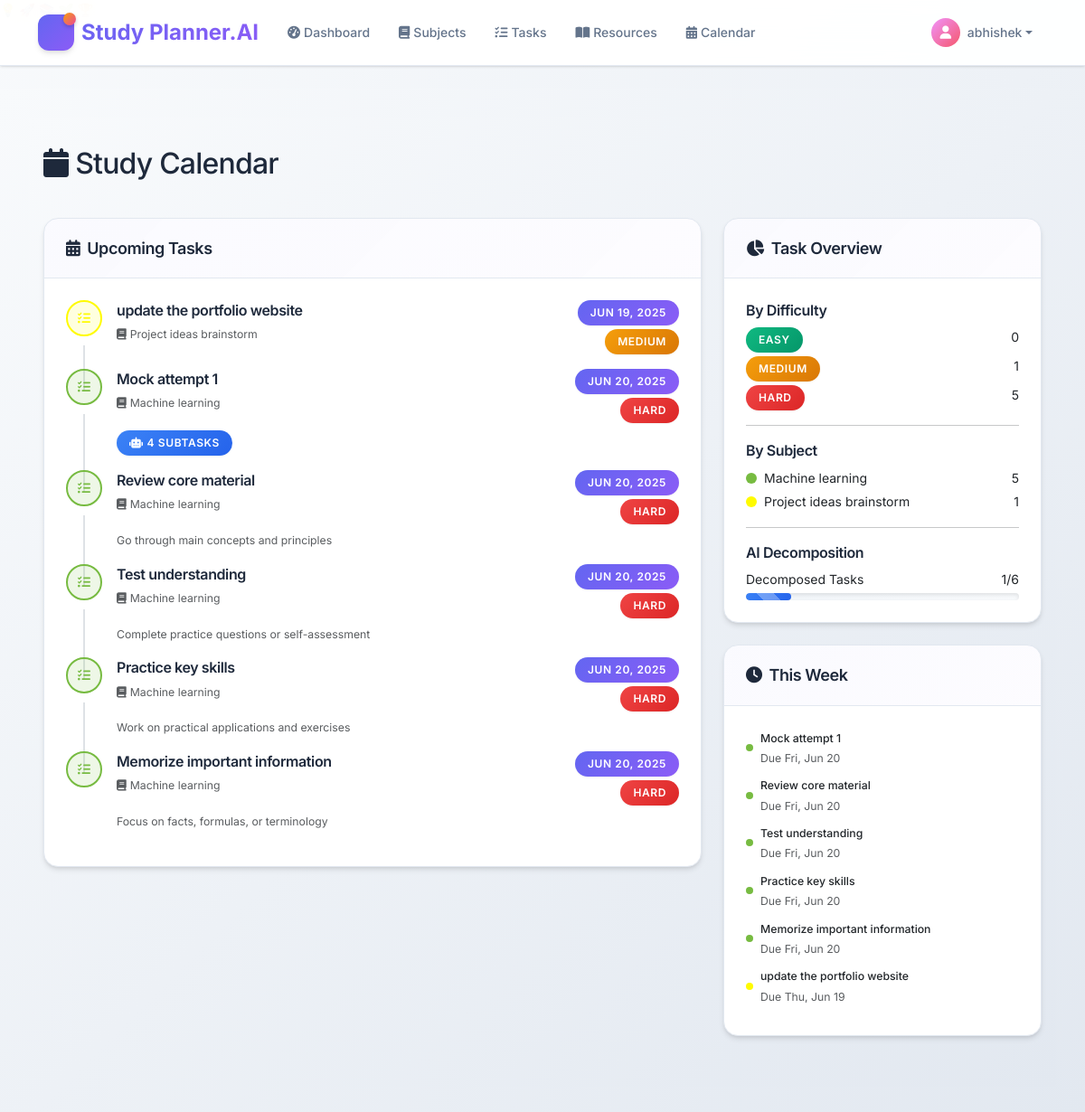
Page /calendar (signed in) on the committed database.
### app.py (models this page shows)
class User(UserMixin, db.Model):
    id = db.Column(db.Integer, primary_key=True)
    username = db.Column(db.String(80), unique=True, nullable=False)
    email = db.Column(db.String(120), unique=True, nullable=False)
    password_hash = db.Column(db.String(255), nullable=False)
    calendar_token = db.Column(db.String(255), unique=True)  # For calendar feed access
    created_at = db.Column(db.DateTime, default=datetime.utcnow)
    subjects = db.relationship('Subject', backref='user', lazy=True, cascade='all, delete-orphan')
    tasks = db.relationship('Task', backref='user', lazy=True, cascade='all, delete-orphan')
    progress_entries = db.relationship('UserProgress', backref='user', lazy=True, cascade='all, delete-orphan')
    motivational_messages = db.relationship('MotivationalMessage', backref='user', lazy=True, cascade='all, delete-orphan')

class Task(db.Model):
    id = db.Column(db.Integer, primary_key=True)
    title = db.Column(db.String(200), nullable=False)
    description = db.Column(db.Text)
    due_date = db.Column(db.DateTime)
    estimated_time = db.Column(db.Integer)  # in minutes
    difficulty = db.Column(db.String(20), default='medium')  # easy, medium, hard
    status = db.Column(db.String(20), default='pending')  # pending, in_progress, completed
    is_decomposed = db.Column(db.Boolean, default=False)  # Whether AI has broken this down
    scheduled_time = db.Column(db.DateTime)  # For adaptive scheduling
    completed_at = db.Column(db.DateTime)    # When the task was completed
    difficulty_rating = db.Column(db.Integer)  # User feedback 1-5
    next_review = db.Column(db.DateTime)     # For spaced repetition
    review_interval = db.Column(db.Integer, default=1)  # Days until next review
    user_id = db.Column(db.Integer, db.ForeignKey('user.id'), nullable=False)
    subject_id = db.Column(db.Integer, db.ForeignKey('subject.id'), nullable=False)
    parent_task_id = db.Column(db.Integer, db.ForeignKey('task.id'), nullable=True)  # For subtasks
    created_at = db.Column(db.DateTime, default=datetime.utcnow)
    subtasks = db.relationship('Task', backref=db.backref('parent_task', remote_side=[id]), lazy=True)

class Subject(db.Model):
    id = db.Column(db.Integer, primary_key=True)
    name = db.Column(db.String(100), nullable=False)
    description = db.Column(db.Text)
    color = db.Column(db.String(7), default='#3498db')  # Hex color code
    user_id = db.Column(db.Integer, db.ForeignKey('user.id'), nullable=False)
    created_at = db.Column(db.DateTime, default=datetime.utcnow)
    tasks = db.relationship('Task', backref='subject', lazy=True, cascade='all, delete-orphan')

### app.py (the view)
@app.route('/calendar')
@login_required
def calendar():
    tasks = Task.query.filter_by(user_id=current_user.id).filter(Task.due_date.isnot(None)).all()
    return render_template('calendar.html', tasks=tasks, now=datetime.utcnow())

### app.py (called while the page is built)
@login_manager.user_loader
def load_user(user_id):
    return User.query.get(int(user_id))

### templates/calendar.html (shortened to what this page needs)
{% extends "base.html" %}
{% block content %}
<div class="row mb-4">
    <div class="col">
        <h1 class="h2 mb-3">
            <i class="fas fa-calendar me-2"></i>Study Calendar
        </h1>
    </div>
</div>
{% if tasks %}
    <div class="row">
        <div class="col-lg-8 mb-4">
            <div class="card">
                <div class="card-header">
                    <h5 class="mb-0">
                        <i class="fas fa-calendar-alt me-2"></i>Upcoming Tasks
                    </h5>
                </div>
                <div class="card-body">
                    <div class="timeline">
                        {% for task in tasks|sort(attribute='due_date') %}
                        <div class="timeline-item mb-3">
                            <div class="d-flex">
                                <div class="flex-shrink-0">
                                    <div class="rounded-circle d-flex align-items-center justify-content-center"
                                         style="width: 40px; height: 40px; background-color: {{ task.subject.color }}20; border: 2px solid {{ task.subject.color }};">
                                        <i class="fas fa-tasks" style="color: {{ task.subject.color }};"></i>
                                    </div>
                                </div>
                                <div class="flex-grow-1 ms-3">
                                    <div class="d-flex justify-content-between align-items-start">
                                        <div>
                                            <h6 class="mb-1">{{ task.title }}</h6>
                                            <small class="text-muted">
                                                <i class="fas fa-book me-1"></i>{{ task.subject.name }}
                                            </small>
                                        </div>
                                        <div class="text-end">
                                            <div class="badge bg-primary mb-1">
                                                {{ task.due_date.strftime('%b %d, %Y') }}
                                            </div>
                                            <br>
                                            <span class="badge bg-{{ 'success' if task.difficulty == 'easy' else 'warning' if task.difficulty == 'medium' else 'danger' }}">
                                                {{ task.difficulty.title() }}
                                            </span>
                                        </div>
                                    </div>
                                    {% if task.description %}
                                        <p class="text-muted mt-2 mb-0 small">{{ task.description[:100] }}{% if task.description|length > 100 %}...{% endif %}</p>
                                    {% endif %}
                                    {% if task.is_decomposed %}
                                        <div class="mt-2">
                                            <span class="badge bg-info">
                                                <i class="fas fa-robot me-1"></i>{{ task.subtasks|length }} Subtasks
                                            </span>
                                        </div>
                                    {% endif %}
                                </div>
                            </div>
                        </div>
                        {% endfor %}
                    </div>
                </div>
            </div>
        </div>
        <div class="col-lg-4 mb-4">
            <div class="card">
                <div class="card-header">
                    <h5 class="mb-0">
                        <i class="fas fa-chart-pie me-2"></i>Task Overview
                    </h5>
                </div>
                <div class="card-body">
                    <div class="mb-3">
                        <h6>By Difficulty</h6>
                        {% set easy_count = tasks|selectattr('difficulty', 'equalto', 'easy')|list|length %}
                        {% set medium_count = tasks|selectattr('difficulty', 'equalto', 'medium')|list|length %}
                        {% set hard_count = tasks|selectattr('difficulty', 'equalto', 'hard')|list|length %}
                        <div class="d-flex justify-content-between mb-1">
                            <span class="badge bg-success">Easy</span>
                            <span>{{ easy_count }}</span>
                        </div>
                        <div class="d-flex justify-content-between mb-1">
                            <span class="badge bg-warning">Medium</span>
                            <span>{{ medium_count }}</span>
                        </div>
                        <div class="d-flex justify-content-between mb-1">
                            <span class="badge bg-danger">Hard</span>
                            <span>{{ hard_count }}</span>
                        </div>
                    </div>
                    <hr>
                    <div class="mb-3">
                        <h6>By Subject</h6>
                        {% set subjects_with_tasks = tasks|map(attribute='subject')|unique|list %}
                        {% for subject in subjects_with_tasks %}
                            {% set subject_tasks = tasks|selectattr('subject', 'equalto', subject)|list %}
                            <div class="d-flex justify-content-between mb-1">
                                <div class="d-flex align-items-center">
                                    <div class="rounded-circle me-2" style="width: 12px; height: 12px; background-color: {{ subject.color }};"></div>
                                    <span>{{ subject.name }}</span>
                                </div>
                                <span>{{ subject_tasks|length }}</span>
                            </div>
                        {% endfor %}
                    </div>
                    <hr>
                    <div>
                        <h6>AI Decomposition</h6>
                        {% set decomposed_count = tasks|selectattr('is_decomposed', 'equalto', true)|list|length %}
                        <div class="d-flex justify-content-between mb-1">
                            <span>Decomposed Tasks</span>
                            <span>{{ decomposed_count }}/{{ tasks|length }}</span>
                        </div>
                        <div class="progress" style="height: 8px;">
                            <div class="progress-bar bg-info" style="width: {{ (decomposed_count / tasks|length * 100) if tasks|length > 0 else 0 }}%"></div>
                        </div>
                    </div>
                </div>
            </div>
            <div class="card mt-4">
                <div class="card-header">
                    <h5 class="mb-0">
                        <i class="fas fa-clock me-2"></i>This Week
                    </h5>
                </div>
                <div class="card-body">
                    {% set this_week_tasks = tasks|selectattr('due_date', 'defined')|selectattr('due_date', 'ne', None)|list %}
                    {% set filtered_tasks = [] %}
                    {% for task in this_week_tasks %}
                        {% if (now - task.due_date).days >= -7 and (now - task.due_date).days <= 0 %}
                            {% set _ = filtered_tasks.append(task) %}
                        {% endif %}
                    {% endfor %}
                    {% if filtered_tasks %}
                        {% for task in filtered_tasks %}
                        <div class="d-flex align-items-center mb-2">
                            <div class="rounded-circle me-2" style="width: 8px; height: 8px; background-color: {{ task.subject.color }};"></div>
                            <div class="flex-grow-1">
                                <small class="fw-medium">{{ task.title }}</small>
                                <br>
                                <small class="text-muted">Due {{ task.due_date.strftime('%a, %b %d') }}</small>
                            </div>
                        </div>
                        {% endfor %}
                    {% else %}
                        <div class="text-center py-3">
                            <i class="fas fa-check-circle fa-2x text-success mb-2"></i>
                            <p class="text-muted mb-0">No tasks due this week!</p>
                        </div>
                    {% endif %}
                </div>
            </div>
        </div>
    </div>
{% endif %}
{% endblock %}

### templates/base.html (shortened to what this page needs)
<!DOCTYPE html>
<html lang="en">
<head>
    <link href="https://cdn.jsdelivr.net/npm/bootstrap@5.3.2/dist/css/bootstrap.min.css" rel="stylesheet">
    <link href="https://cdnjs.cloudflare.com/ajax/libs/font-awesome/6.4.0/css/all.min.css" rel="stylesheet">
    <link rel="stylesheet" href="{{ url_for('static', filename='css/style.css') }}">
</head>
<body>
    <span class="floating-emoji emoji1">💡</span>
    <span class="floating-emoji emoji2">🚀</span>
    <span class="floating-emoji emoji3">📚</span>
    <span class="floating-emoji emoji4">🌱</span>
    <span class="floating-emoji emoji5">🏆</span>
    <nav class="navbar navbar-expand-lg navbar-light fixed-top">
        <div class="container">
            <a class="navbar-brand d-flex align-items-center" href="{{ url_for('index') }}">
                <div class="me-2 logo-container">
                    <div class="logo-main">
                        <i class="fas fa-book-open"></i>
                        <div class="logo-badge">
                            <i class="fas fa-brain"></i>
                        </div>
                    </div>
                </div>
                <span class="fw-bold">Study Planner.AI</span>
            </a>
            <div class="collapse navbar-collapse" id="navbarNav">
                {% if current_user.is_authenticated %}
                    <ul class="navbar-nav me-auto">
                        <li class="nav-item">
                            <a class="nav-link" href="{{ url_for('dashboard') }}">
                                <i class="fas fa-tachometer-alt me-1"></i>Dashboard
                            </a>
                        </li>
                        <li class="nav-item">
                            <a class="nav-link" href="{{ url_for('subjects') }}">
                                <i class="fas fa-book me-1"></i>Subjects
                            </a>
                        </li>
                        <li class="nav-item">
                            <a class="nav-link" href="{{ url_for('tasks') }}">
                                <i class="fas fa-tasks me-1"></i>Tasks
                            </a>
                        </li>
                        <li class="nav-item">
                            <a class="nav-link" href="{{ url_for('study_resources') }}">
                                <i class="fas fa-book-open me-1"></i>Resources
                            </a>
                        </li>
                        <li class="nav-item">
                            <a class="nav-link" href="{{ url_for('calendar') }}">
                                <i class="fas fa-calendar-alt me-1"></i>Calendar
                            </a>
                        </li>
                    </ul>
                    <div class="navbar-nav">
                        <div class="nav-item dropdown">
                            <a class="nav-link dropdown-toggle d-flex align-items-center" href="#" role="button" data-bs-toggle="dropdown">
                                <div class="me-2 d-flex align-items-center justify-content-center" style="width: 32px; height: 32px; background: linear-gradient(135deg, #f093fb, #f5576c); border-radius: 50%; color: white; font-size: 0.9rem;">
                                    <i class="fas fa-user"></i>
                                </div>
                                <span class="fw-medium">{{ current_user.username }}</span>
                            </a>
                        </div>
                    </div>
                {% endif %}
            </div>
        </div>
    </nav>
    <main class="main-content" style="margin-top: 76px;">
        <div class="container-fluid">
            {% block content %}{% endblock %}
        </div>
    </main>
    <div class="toast-container position-fixed bottom-0 end-0 p-3" id="toastContainer"></div>
</body>
</html>

### templates/calendar.html (style rules this page uses)
.timeline-item { position: relative; }
.timeline-item:not(:last-child)::after { content: ''; position: absolute; left: 19px; top: 50px; width: 2px; height: calc(100% - 10px); background-color: #dee2e6; }

### rows in the picture
User: username "abhishek"
Task: title "update the portfolio website", subject.name "Project ideas brainstorm", due_date "JUN 19, 2025", difficulty "MEDIUM", due_date "Thu, Jun 19"
Task: title "Mock attempt 1", subject.name "Machine learning", due_date "JUN 20, 2025", difficulty "HARD", subtasks|length "4", due_date "Fri, Jun 20"
Task: title "Review core material", subject.name "Machine learning", due_date "JUN 20, 2025", difficulty "HARD", description "Go through main concepts and principles", due_date "Fri, Jun 20"
Task: title "Test understanding", subject.name "Machine learning", due_date "JUN 20, 2025", difficulty "HARD", description "Complete practice questions or self-assessment", due_date "Fri, Jun 20"
Task: title "Practice key skills", subject.name "Machine learning", due_date "JUN 20, 2025", difficulty "HARD", description "Work on practical applications and exercises", due_date "Fri, Jun 20"
Task: title "Memorize important information", subject.name "Machine learning", due_date "JUN 20, 2025", difficulty "HARD", description "Focus on facts, formulas, or terminology", due_date "Fri, Jun 20"
Subject: name "Machine learning", subject_tasks "5"
Subject: name "Project ideas brainstorm", subject_tasks "1"

### other values in the picture
{{ easy_count }} "0"
{{ medium_count }} "1"
{{ hard_count }} "5"
{{ decomposed_count }} "1"
{{ tasks|length }} "6"
